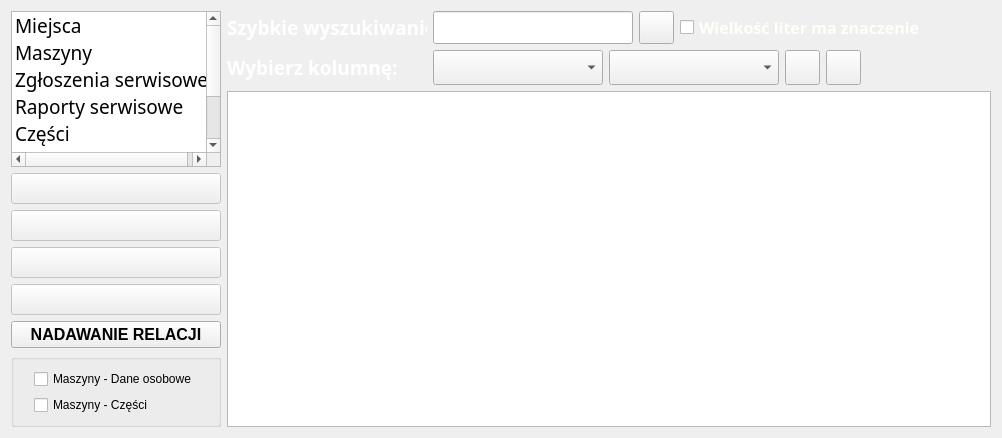
      <widget class="QWidget" name="page_add">
       <property name="styleSheet">
        <string notr="true">#page_add QPushButton {
color: #333;
border: 2px solid rgb(8,140,142);
border-radius: 11px;
padding: 5px;
background: qradialgradient(cx: 0.3, cy: -0.4,
fx: 0.3, fy: -0.4,
radius: 1.35, stop: 0 #fff, stop: 1 #888);
}

#page_add QPushButton:hover {
background: qradialgradient(cx: 0.3, cy: -0.4,
fx: 0.3, fy: -0.4,
radius: 1.35, stop: 0 #fff, stop: 1 #bbb);
}

#page_add QPushButton:pressed {
background: qradialgradient(cx: 0.4, cy: -0.1,
fx: 0.4, fy: -0.1,
radius: 1.35, stop: 0 #fff, stop: 1 #ddd);
}</string>
       </property>
       <layout class="QGridLayout" name="gridLayout_4" rowstretch="1,1,20" columnstretch="4,28">
        <item row="0" column="0" rowspan="3">
         <layout class="QVBoxLayout" name="verticalLayout_LISTA_ADD" stretch="10,2,2,2,2,1,2">
          <item>
           <widget class="QListWidget" name="listWidget_ADD">
            <property name="sizePolicy">
             <sizepolicy hsizetype="Preferred" vsizetype="Preferred">
              <horstretch>0</horstretch>
              <verstretch>0</verstretch>
             </sizepolicy>
            </property>
            <property name="minimumSize">
             <size>
              <width>210</width>
              <height>0</height>
             </size>
            </property>
            <property name="maximumSize">
             <size>
              <width>235</width>
              <height>16777215</height>
             </size>
            </property>
            <item>
             <property name="text">
              <string>Miejsca</string>
             </property>
             <property name="font">
              <font>
               <family>Calibri Light</family>
               <pointsize>14</pointsize>
               <italic>false</italic>
              </font>
             </property>
            </item>
            <item>
             <property name="text">
              <string>Maszyny</string>
             </property>
             <property name="font">
              <font>
               <family>Calibri Light</family>
               <pointsize>14</pointsize>
              </font>
             </property>
            </item>
            <item>
             <property name="text">
              <string>Zgłoszenia serwisowe</string>
             </property>
             <property name="font">
              <font>
               <family>Calibri Light</family>
               <pointsize>14</pointsize>
              </font>
             </property>
            </item>
            <item>
             <property name="text">
              <string>Raporty serwisowe</string>
             </property>
             <property name="font">
              <font>
               <family>Calibri Light</family>
               <pointsize>14</pointsize>
              </font>
             </property>
            </item>
            <item>
             <property name="text">
              <string>Części</string>
             </property>
             <property name="font">
              <font>
               <family>Calibri Light</family>
               <pointsize>14</pointsize>
              </font>
             </property>
            </item>
            <item>
             <property name="text">
              <string>Dane osobowe</string>
             </property>
             <property name="font">
              <font>
               <family>Calibri Light</family>
               <pointsize>14</pointsize>
              </font>
             </property>
            </item>
            <item>
             <property name="text">
              <string>Konkurencja</string>
             </property>
             <property name="font">
              <font>
               <family>Calibri Light</family>
               <pointsize>14</pointsize>
              </font>
             </property>
            </item>
            <item>
             <property name="text">
              <string>Zlecenia</string>
             </property>
             <property name="font">
              <font>
               <family>Calibri Light</family>
               <pointsize>14</pointsize>
              </font>
             </property>
            </item>
           </widget>
          </item>
          <item>
           <widget class="QPushButton" name="pushButton_add_ADD">
            <property name="enabled">
             <bool>false</bool>
            </property>
            <property name="sizePolicy">
             <sizepolicy hsizetype="Preferred" vsizetype="Preferred">
              <horstretch>0</horstretch>
              <verstretch>0</verstretch>
             </sizepolicy>
            </property>
            <property name="toolTip">
             <string>&lt;html&gt;&lt;head/&gt;&lt;body&gt;&lt;p&gt;&lt;span style=&quot; font-size:12pt;&quot;&gt;Dodaj wiersz&lt;/span&gt;&lt;/p&gt;&lt;/body&gt;&lt;/html&gt;</string>
            </property>
            <property name="text">
             <string/>
            </property>
           </widget>
          </item>
          <item>
           <widget class="QPushButton" name="pushButton_delete_ADD">
            <property name="enabled">
             <bool>false</bool>
            </property>
            <property name="sizePolicy">
             <sizepolicy hsizetype="Preferred" vsizetype="Preferred">
              <horstretch>0</horstretch>
              <verstretch>0</verstretch>
             </sizepolicy>
            </property>
            <property name="toolTip">
             <string>&lt;html&gt;&lt;head/&gt;&lt;body&gt;&lt;p&gt;&lt;span style=&quot; font-size:12pt;&quot;&gt;Usuń zaznaczony wiersz&lt;/span&gt;&lt;/p&gt;&lt;/body&gt;&lt;/html&gt;</string>
            </property>
            <property name="text">
             <string/>
            </property>
           </widget>
          </item>
          <item>
           <widget class="QPushButton" name="pushButton_refresh_ADD">
            <property name="enabled">
             <bool>false</bool>
            </property>
            <property name="sizePolicy">
             <sizepolicy hsizetype="Preferred" vsizetype="Preferred">
              <horstretch>0</horstretch>
              <verstretch>0</verstretch>
             </sizepolicy>
            </property>
            <property name="toolTip">
             <string>&lt;html&gt;&lt;head/&gt;&lt;body&gt;&lt;p&gt;&lt;span style=&quot; font-size:12pt;&quot;&gt;Zatwierdź&lt;/span&gt;&lt;/p&gt;&lt;/body&gt;&lt;/html&gt;</string>
            </property>
            <property name="text">
             <string/>
            </property>
           </widget>
          </item>
          <item>
           <widget class="QPushButton" name="pushButton_submit_ADD">
            <property name="enabled">
             <bool>false</bool>
            </property>
            <property name="sizePolicy">
             <sizepolicy hsizetype="Preferred" vsizetype="Preferred">
              <horstretch>0</horstretch>
              <verstretch>0</verstretch>
             </sizepolicy>
            </property>
            <property name="toolTip">
             <string>&lt;html&gt;&lt;head/&gt;&lt;body&gt;&lt;p&gt;&lt;span style=&quot; font-size:12pt;&quot;&gt;Cofnij/Aktualizuj&lt;/span&gt;&lt;/p&gt;&lt;/body&gt;&lt;/html&gt;</string>
            </property>
            <property name="text">
             <string/>
            </property>
           </widget>
          </item>
          <item>
           <widget class="QPushButton" name="pushButton_10">
            <property name="sizePolicy">
             <sizepolicy hsizetype="Preferred" vsizetype="Preferred">
              <horstretch>0</horstretch>
              <verstretch>0</verstretch>
             </sizepolicy>
            </property>
            <property name="font">
             <font>
              <pointsize>12</pointsize>
              <weight>75</weight>
              <bold>true</bold>
             </font>
            </property>
            <property name="text">
             <string>NADAWANIE RELACJI</string>
            </property>
           </widget>
          </item>
          <item>
           <widget class="QGroupBox" name="groupBox">
            <property name="title">
             <string/>
            </property>
            <layout class="QGridLayout" name="gridLayout_5">
             <item row="1" column="0">
              <widget class="QCheckBox" name="checkBox_M_CZ">
               <property name="sizePolicy">
                <sizepolicy hsizetype="Fixed" vsizetype="Fixed">
                 <horstretch>0</horstretch>
                 <verstretch>0</verstretch>
                </sizepolicy>
               </property>
               <property name="text">
                <string>Maszyny - Części</string>
               </property>
              </widget>
             </item>
             <item row="0" column="0">
              <widget class="QCheckBox" name="checkBox_M_DO">
               <property name="sizePolicy">
                <sizepolicy hsizetype="Fixed" vsizetype="Fixed">
                 <horstretch>0</horstretch>
                 <verstretch>0</verstretch>
                </sizepolicy>
               </property>
               <property name="text">
                <string>Maszyny - Dane osobowe</string>
               </property>
              </widget>
             </item>
            </layout>
           </widget>
          </item>
         </layout>
        </item>
        <item row="0" column="1">
         <layout class="QHBoxLayout" name="horizontalLayout_QUICK_ADD">
          <item>
           <widget class="QLabel" name="label_quicksearch_ADD">
            <property name="sizePolicy">
             <sizepolicy hsizetype="Fixed" vsizetype="Preferred">
              <horstretch>0</horstretch>
              <verstretch>0</verstretch>
             </sizepolicy>
            </property>
            <property name="minimumSize">
             <size>
              <width>200</width>
              <height>0</height>
             </size>
            </property>
            <property name="maximumSize">
             <size>
              <width>200</width>
              <height>16777215</height>
             </size>
            </property>
            <property name="font">
             <font>
              <family>Calibri Light</family>
              <pointsize>14</pointsize>
              <weight>75</weight>
              <bold>true</bold>
             </font>
            </property>
            <property name="text">
             <string>&lt;html&gt;&lt;head/&gt;&lt;body&gt;&lt;p&gt;&lt;span style=&quot; color:#ffffff;&quot;&gt;Szybkie wyszukiwanie:&lt;/span&gt;&lt;/p&gt;&lt;/body&gt;&lt;/html&gt;</string>
            </property>
           </widget>
          </item>
          <item>
           <widget class="QLineEdit" name="lineEdit_Filtr_ADD">
            <property name="sizePolicy">
             <sizepolicy hsizetype="Expanding" vsizetype="Preferred">
              <horstretch>0</horstretch>
              <verstretch>0</verstretch>
             </sizepolicy>
            </property>
            <property name="minimumSize">
             <size>
              <width>200</width>
              <height>33</height>
             </size>
            </property>
            <property name="maximumSize">
             <size>
              <width>300</width>
              <height>16777215</height>
             </size>
            </property>
           </widget>
          </item>
          <item>
           <widget class="QPushButton" name="pushButton_clear_search_ADD">
            <property name="sizePolicy">
             <sizepolicy hsizetype="Fixed" vsizetype="Preferred">
              <horstretch>0</horstretch>
              <verstretch>0</verstretch>
             </sizepolicy>
            </property>
            <property name="minimumSize">
             <size>
              <width>35</width>
              <height>0</height>
             </size>
            </property>
            <property name="maximumSize">
             <size>
              <width>35</width>
              <height>16777215</height>
             </size>
            </property>
            <property name="text">
             <string/>
            </property>
           </widget>
          </item>
          <item>
           <widget class="QCheckBox" name="checkBox_case_ADD">
            <property name="font">
             <font>
              <family>Calibri Light</family>
              <pointsize>12</pointsize>
              <weight>75</weight>
              <bold>true</bold>
             </font>
            </property>
            <property name="styleSheet">
             <string notr="true">QCheckBox{
   color: #fffff8; 
}</string>
            </property>
            <property name="text">
             <string>Wielkość liter ma znaczenie</string>
            </property>
            <property name="checked">
             <bool>false</bool>
            </property>
           </widget>
          </item>
          <item>
           <spacer name="horizontalSpacer_4">
            <property name="orientation">
             <enum>Qt::Horizontal</enum>
            </property>
            <property name="sizeHint" stdset="0">
             <size>
              <width>40</width>
              <height>20</height>
             </size>
            </property>
           </spacer>
          </item>
         </layout>
        </item>
        <item row="1" column="1">
         <layout class="QHBoxLayout" name="horizontalLayout_FIND_COLUMN_ADD">
          <item>
           <widget class="QLabel" name="label_findcolumn_ADD">
            <property name="sizePolicy">
             <sizepolicy hsizetype="Fixed" vsizetype="Preferred">
              <horstretch>0</horstretch>
              <verstretch>0</verstretch>
             </sizepolicy>
            </property>
            <property name="minimumSize">
             <size>
              <width>200</width>
              <height>0</height>
             </size>
            </property>
            <property name="maximumSize">
             <size>
              <width>200</width>
              <height>16777215</height>
             </size>
            </property>
            <property name="font">
             <font>
              <family>Calibri Light</family>
              <pointsize>14</pointsize>
              <weight>75</weight>
              <bold>true</bold>
             </font>
            </property>
            <property name="text">
             <string>&lt;html&gt;&lt;head/&gt;&lt;body&gt;&lt;p&gt;&lt;span style=&quot; color:#ffffff;&quot;&gt;Wybierz kolumnę:&lt;/span&gt;&lt;/p&gt;&lt;/body&gt;&lt;/html&gt;</string>
            </property>
           </widget>
          </item>
          <item>
           <widget class="QComboBox" name="comboBox_which_column_ADD_REMOVE">
            <property name="sizePolicy">
             <sizepolicy hsizetype="Expanding" vsizetype="Preferred">
              <horstretch>0</horstretch>
              <verstretch>0</verstretch>
             </sizepolicy>
            </property>
            <property name="minimumSize">
             <size>
              <width>170</width>
              <height>35</height>
             </size>
            </property>
            <property name="maximumSize">
             <size>
              <width>300</width>
              <height>16777215</height>
             </size>
            </property>
            <property name="font">
             <font>
              <family>Calibri Light</family>
              <pointsize>14</pointsize>
             </font>
            </property>
           </widget>
          </item>
          <item>
           <widget class="QComboBox" name="comboBox_items_ADD">
            <property name="sizePolicy">
             <sizepolicy hsizetype="Expanding" vsizetype="Preferred">
              <horstretch>0</horstretch>
              <verstretch>0</verstretch>
             </sizepolicy>
            </property>
            <property name="minimumSize">
             <size>
              <width>170</width>
              <height>35</height>
             </size>
            </property>
            <property name="maximumSize">
             <size>
              <width>300</width>
              <height>16777215</height>
             </size>
            </property>
            <property name="font">
             <font>
              <family>Calibri Light</family>
              <pointsize>14</pointsize>
              <italic>false</italic>
             </font>
            </property>
           </widget>
          </item>
          <item>
           <widget class="QPushButton" name="pushButton_submit_filter_ADD">
            <property name="sizePolicy">
             <sizepolicy hsizetype="Fixed" vsizetype="Minimum">
              <horstretch>0</horstretch>
              <verstretch>0</verstretch>
             </sizepolicy>
            </property>
            <property name="minimumSize">
             <size>
              <width>35</width>
              <height>0</height>
             </size>
            </property>
            <property name="maximumSize">
             <size>
              <width>35</width>
              <height>16777215</height>
             </size>
            </property>
            <property name="text">
             <string/>
            </property>
           </widget>
          </item>
          <item>
           <widget class="QPushButton" name="pushButton_clear_filter_ADD">
            <property name="sizePolicy">
             <sizepolicy hsizetype="Fixed" vsizetype="Minimum">
              <horstretch>0</horstretch>
              <verstretch>0</verstretch>
             </sizepolicy>
            </property>
            <property name="minimumSize">
             <size>
              <width>35</width>
              <height>0</height>
             </size>
            </property>
            <property name="maximumSize">
             <size>
              <width>35</width>
              <height>16777215</height>
             </size>
            </property>
            <property name="text">
             <string/>
            </property>
           </widget>
          </item>
          <item>
           <spacer name="horizontalSpacer_5">
            <property name="orientation">
             <enum>Qt::Horizontal</enum>
            </property>
            <property name="sizeHint" stdset="0">
             <size>
              <width>40</width>
              <height>20</height>
             </size>
            </property>
           </spacer>
          </item>
         </layout>
        </item>
        <item row="2" column="1">
         <widget class="QTableView" name="tableView_ADD">
          <property name="contextMenuPolicy">
           <enum>Qt::PreventContextMenu</enum>
          </property>
          <property name="editTriggers">
           <set>QAbstractItemView::DoubleClicked|QAbstractItemView::EditKeyPressed</set>
          </property>
          <property name="alternatingRowColors">
           <bool>false</bool>
          </property>
         </widget>
        </item>
       </layout>
      </widget>
